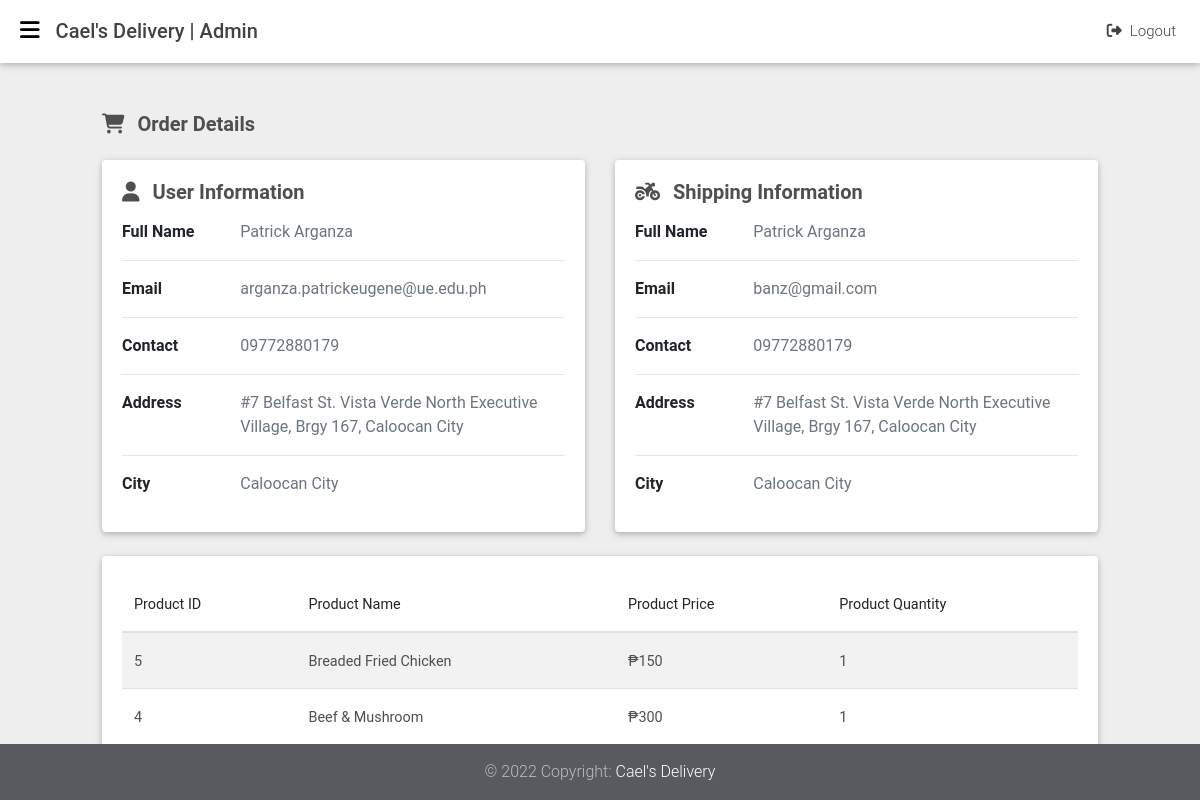
/orders/details/96 (signed in), run on the app's committed database.
### tables this page shows
CREATE TABLE `orderdetails` (
  `order_detail_id` int(11) NOT NULL,
  `order_id` int(11) NOT NULL,
  `product_id` int(11) NOT NULL,
  `product_name` varchar(255) NOT NULL,
  `product_price` varchar(255) NOT NULL,
  `product_quantity` varchar(255) NOT NULL,
  `user_id` int(11) NOT NULL,
  `shipping_id` int(11) NOT NULL,
  `created_at` datetime NOT NULL DEFAULT current_timestamp()
);

CREATE TABLE `products` (
  `product_id` int(11) NOT NULL,
  `product_name` varchar(255) NOT NULL,
  `product_price` varchar(255) NOT NULL,
  `product_description` text NOT NULL,
  `product_image` text NOT NULL,
  `product_status` int(11) NOT NULL DEFAULT 0,
  `category_id` int(11) NOT NULL,
  `created_at` datetime NOT NULL DEFAULT current_timestamp()
);

### app/libraries/Core.php (called while the page is built, shortened)
<?php
class Core
{
  protected $currentMethod = 'index';
  public function __construct()
  {
    $url = $this->getUrl();
    if (isset($url[0])) {
      if (file_exists('../app/controllers/' . ucwords($url[0]) . '.php')) {
        unset($url[0]);
      }
    }
    $this->currentController = new $this->currentController;
    if (isset($url[1])) {
      if (method_exists($this->currentController, $url[1])) {
        $this->currentMethod = $url[1];
        unset($url[1]);
      }
    }
    $this->params = $url ? array_values($url) : [];
    call_user_func_array([$this->currentController, $this->currentMethod], $this->params);
  }
  public function getUrl()
  {
    if (isset($_GET['url'])) {
      $url = rtrim($_GET['url'], '/');
      $url = filter_var($url, FILTER_SANITIZE_URL);
      $url = explode('/', $url);
      return $url;
    }
  }
}

### public/index.php (called while the page is built, shortened)
<?php
$init = new Core;

### app/libraries/Database.php (called while the page is built, shortened)
<?php
class Database
{
	private $host = DB_HOST;
	private $user = DB_USER;
	private $pass = DB_PASS;
	private $dbname = DB_NAME;
	private $dbh;
	private $stmt;
	public function __construct()
	{
		$dsn = 'mysql:host=' . $this->host . ';dbname=' . $this->dbname;
		$options = array(
			PDO::ATTR_PERSISTENT => true,
			PDO::ATTR_ERRMODE => PDO::ERRMODE_EXCEPTION
		);
		try {
			$this->dbh = new PDO($dsn, $this->user, $this->pass, $options);
		}
		catch (PDOException $e) {
			$this->error = $e->getMessage();
		}
	}
	public function query($query)
	{
		$this->stmt = $this->dbh->prepare($query);
	}
	public function bind($param, $value, $type = null)
	{
		if (is_null($type)) {
			switch (true) {
				default:
					$type = PDO::PARAM_STR;
			}
		}
		$this->stmt->bindValue($param, $value, $type);
	}
	public function execute()
	{
		return $this->stmt->execute();
	}
	public function resultset()
	{
		$this->execute();
		return $this->stmt->fetchAll(PDO::FETCH_OBJ);
	}
}

### app/models/Order.php (called while the page is built, shortened)
<?php
class Order
{
  private $db;
  public function __construct()
  {
    $this->db = new Database;
  }
  public function getAllOrderDetails($order_id)
  {
    $this->db->query("SELECT *,
                      orderdetails.order_detail_id as orderDetailID,
                      orders.order_id as orderID,
                      products.product_id as productID,
                      users.user_id as userID,
                      shippings.shipping_id as shippingID,
                      users.user_first_name as userFirstName,
                      users.user_last_name as userLastName,
                      users.user_email as userEmail,
                      users.user_contact as userContact,
                      shippings.shipping_first_name as shippingFirstName,
                      shippings.shipping_last_name as shippingLastName,
                      shippings.shipping_email as shippingEmail,
                      shippings.shipping_contact as shippingContact,
                      shippings.shipping_address as shippingAddress,
                      shippings.shipping_city as shippingCity
                      FROM orderdetails
                      INNER JOIN orders
                      ON orderdetails.order_id = orders.order_id
                      INNER JOIN products
                      ON orderdetails.product_id = products.product_id
                      INNER JOIN users
                      ON orderdetails.user_id = users.user_id
                      INNER JOIN shippings
                      ON orderdetails.shipping_id = shippings.shipping_id
                      WHERE orders.order_id = :order_id
                      ORDER BY orderdetails.created_at ASC;");
    $this->db->bind(':order_id', $order_id);
    $orders_detail = $this->db->resultSet();
    if ($orders_detail) {
      return $orders_detail;
    } else {
      return false;
    }
  }
}

### app/views/orders/details.php (the view, shortened to what this page needs)
<?php require APPROOT . '/views/admins/inc/header.php'; ?>
<?php require APPROOT . '/views/admins/inc/sidebar.php'; ?>
<?php require APPROOT . '/views/admins/inc/navbar.php'; ?>
<main class="vh-100">
  <div class="container-fluid">
    <div class="col-md-12">
      <h5 class="my-4 dark-grey-text font-weight-bold"><i class="fas fa-shopping-cart mr-2"></i> Order Details</h5>
      <div class="row mb-md-4">
        <div class="col-md-6 h-100">
          <div class="card">
            <div class="card-body">
              <h5 class="dark-grey-text font-weight-bold mb-3"><i class="fa-solid fa-user mr-2"></i> User Information</h5>
              <div class="row">
                <div class="col-sm-3">
                  <p class="mb-0 font-weight-bold">Full Name</p>
                </div>
                <div class="col-sm-9">
                  <p class="text-muted mb-0"><?php echo $data['user_first_name'];  ?>&nbsp;<?php echo  $data['user_last_name']; ?></p>
                </div>
              </div>
              <hr>
              <div class="row">
                <div class="col-sm-3">
                  <p class="mb-0 font-weight-bold">Email</p>
                </div>
                <div class="col-sm-9">
                  <p class="text-muted mb-0"><?php echo $data['user_email']; ?></p>
                </div>
              </div>
              <hr>
              <div class="row">
                <div class="col-sm-3">
                  <p class="mb-0 font-weight-bold">Contact</p>
                </div>
                <div class="col-sm-9">
                  <p class="text-muted mb-0"><?php echo $data['user_contact']; ?></p>
                </div>
              </div>
              <hr>
              <div class="row">
                <div class="col-sm-3">
                  <p class="mb-0 font-weight-bold">Address</p>
                </div>
                <div class="col-sm-9">
                  <p class="text-muted mb-0"><?php echo $data['user_address']; ?></p>
                </div>
              </div>
              <hr>
              <div class="row mb-3">
                <div class="col-sm-3">
                  <p class="mb-0 font-weight-bold">City</p>
                </div>
                <div class="col-sm-9">
                  <p class="text-muted mb-0"><?php echo $data['user_city']; ?></p>
                </div>
              </div>
            </div>
          </div>
        </div>
        <div class="col-md-6 h-100">
          <div class="card">
            <div class="card-body">
              <h5 class="dark-grey-text font-weight-bold mb-3"><i class="fa-solid fa-motorcycle mr-2"></i> Shipping Information</h5>
              <div class="row">
                <div class="col-sm-3">
                  <p class="mb-0 font-weight-bold">Full Name</p>
                </div>
                <div class="col-sm-9">
                  <p class="text-muted mb-0"><?php echo $data['user_first_name'];  ?>&nbsp;<?php echo  $data['shipping_last_name']; ?></p>
                </div>
              </div>
              <hr>
              <div class="row">
                <div class="col-sm-3">
                  <p class="mb-0 font-weight-bold">Email</p>
                </div>
                <div class="col-sm-9">
                  <p class="text-muted mb-0"><?php echo $data['shipping_email']; ?></p>
                </div>
              </div>
              <hr>
              <div class="row">
                <div class="col-sm-3">
                  <p class="mb-0 font-weight-bold">Contact</p>
                </div>
                <div class="col-sm-9">
                  <p class="text-muted mb-0"><?php echo $data['shipping_contact']; ?></p>
                </div>
              </div>
              <hr>
              <div class="row">
                <div class="col-sm-3">
                  <p class="mb-0 font-weight-bold">Address</p>
                </div>
                <div class="col-sm-9">
                  <p class="text-muted mb-0"><?php echo $data['shipping_address']; ?></p>
                </div>
              </div>
              <hr>
              <div class="row mb-3">
                <div class="col-sm-3">
                  <p class="mb-0 font-weight-bold">City</p>
                </div>
                <div class="col-sm-9">
                  <p class="text-muted mb-0"><?php echo $data['shipping_city']; ?></p>
                </div>
              </div>
            </div>
          </div>
        </div>
      </div>
      <div class="row">
        <div class="col-md-12">
          <div class="card">
            <div class="card-body">
              <div class="table-responsive">
                <table id="myTable" class="table table-striped display" cellspacing="0" width="100%">
                  <thead>
                    <tr>
                      <th>Product ID</th>
                      <th>Product Name</th>
                      <th>Product Price</th>
                      <th>Product Quantity</th>
                    </tr>
                  </thead>
                  <tbody>
                    <?php foreach ($data['orderdetails'] as $orderdetail) : ?>
                      <tr>
                        <td><?php echo $orderdetail->product_id; ?></td>
                        <td><?php echo $orderdetail->product_name; ?></td>
                        <td>&#8369;<?php echo $orderdetail->product_price; ?></td>
                        <td><?php echo $orderdetail->product_quantity; ?></td>
                      </tr>
                    <?php endforeach; ?>
                  </tbody>
                </table>
              </div>
            </div>
          </div>
        </div>
      </div>
    </div>
  </div>
</main>
<?php require APPROOT . '/views/admins/inc/footer.php'; ?>

### data on the page
orderdetails: product.product_id "5", product.product_name "Breaded Fried Chicken", product.product_price "150", product_quantity "1"
orderdetails: product.product_id "4", product.product_name "Beef & Mushroom", product.product_price "300", product_quantity "1"

### other printed values
SITENAME "Cael's Delivery"
$data['user_first_name'] "Patrick"
$data['user_last_name'] "Arganza"
$data['user_email'] "arganza.patrickeugene@ue.edu.ph"
$data['user_contact'] "09772880179"
$data['user_address'] "#7 Belfast St. Vista Verde North Executive Village, Brgy 167, Caloocan City"
$data['user_city'] "Caloocan City"
$data['shipping_last_name'] "Arganza"
$data['shipping_email'] "banz@gmail.com"
$data['shipping_contact'] "09772880179"
$data['shipping_address'] "#7 Belfast St. Vista Verde North Executive Village, Brgy 167, Caloocan City"
$data['shipping_city'] "Caloocan City"
